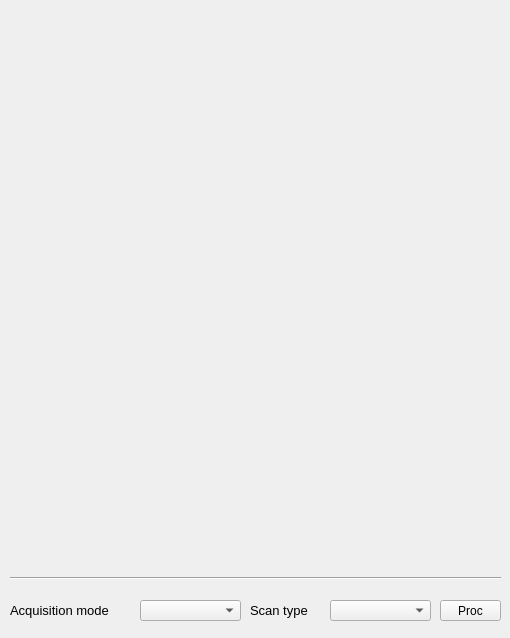
<?xml version="1.0" encoding="UTF-8"?>
<ui version="4.0">
 <class>TBTSYNTH</class>
 <widget class="QMainWindow" name="TBTSYNTH">
  <property name="geometry">
   <rect>
    <x>0</x>
    <y>0</y>
    <width>510</width>
    <height>638</height>
   </rect>
  </property>
  <property name="windowTitle">
   <string>Turn-by-Turn Synthetic</string>
  </property>
  <property name="Title" stdset="0">
   <string>FFT on TBT DDC on: $(BPM)</string>
  </property>
  <widget class="QWidget" name="centralwidget">
   <widget class="caCartesianPlot" name="tbtddcsynth_x">
    <property name="geometry">
     <rect>
      <x>9</x>
      <y>9</y>
      <width>491</width>
      <height>275</height>
     </rect>
    </property>
    <property name="font">
     <font>
      <family>Sans</family>
      <pointsize>8</pointsize>
     </font>
    </property>
    <property name="Title" stdset="0">
     <string notr="true">FFT on horizontal position</string>
    </property>
    <property name="TitleX">
     <string notr="true">Frequency [Hz]</string>
    </property>
    <property name="TitleY">
     <string notr="true"/>
    </property>
    <property name="channels_1" stdset="0">
     <string notr="true">$(BPM):fft.Freq;$(BPM):fft.Amp(X)</string>
    </property>
    <property name="Style_1">
     <enum>caCartesianPlot::Lines</enum>
    </property>
    <property name="symbol_1">
     <enum>caCartesianPlot::Star1</enum>
    </property>
    <property name="color_1">
     <color>
      <red>255</red>
      <green>0</green>
      <blue>0</blue>
     </color>
    </property>
    <property name="channels_2" stdset="0">
     <string notr="true">$(BPM):fft.Freq;$(BPM):fft.Ph(X)</string>
    </property>
    <property name="color_2">
     <color>
      <red>255</red>
      <green>211</green>
      <blue>78</blue>
     </color>
    </property>
    <property name="plotMode">
     <enum>caCartesianPlot::PlotNPointsAndStop</enum>
    </property>
    <property name="countNumOrChannel" stdset="0">
     <string notr="true"/>
    </property>
    <property name="triggerChannel" stdset="0">
     <string notr="true"/>
    </property>
    <property name="foreground">
     <color alpha="0">
      <red>255</red>
      <green>255</green>
      <blue>255</blue>
     </color>
    </property>
    <property name="gridColor">
     <color>
      <red>0</red>
      <green>0</green>
      <blue>0</blue>
     </color>
    </property>
    <property name="XaxisScaling" stdset="0">
     <enum>caCartesianPlot::Auto</enum>
    </property>
    <property name="XaxisLimits">
     <string>0;100</string>
    </property>
    <property name="YaxisLimits">
     <string>-1000000;-900000</string>
    </property>
   </widget>
   <widget class="Line" name="line">
    <property name="geometry">
     <rect>
      <x>10</x>
      <y>570</y>
      <width>491</width>
      <height>16</height>
     </rect>
    </property>
    <property name="orientation">
     <enum>Qt::Horizontal</enum>
    </property>
   </widget>
   <widget class="caCartesianPlot" name="tbtddcsynth_y">
    <property name="geometry">
     <rect>
      <x>9</x>
      <y>290</y>
      <width>491</width>
      <height>275</height>
     </rect>
    </property>
    <property name="font">
     <font>
      <family>Sans</family>
      <pointsize>8</pointsize>
     </font>
    </property>
    <property name="Title" stdset="0">
     <string notr="true">FFT on vertical position</string>
    </property>
    <property name="TitleX">
     <string notr="true">Frequency [Hz]</string>
    </property>
    <property name="TitleY">
     <string notr="true"/>
    </property>
    <property name="channels_1" stdset="0">
     <string notr="true">$(BPM):fft.Freq;$(BPM):fft.Amp(Y)</string>
    </property>
    <property name="Style_1">
     <enum>caCartesianPlot::Lines</enum>
    </property>
    <property name="symbol_1">
     <enum>caCartesianPlot::Star1</enum>
    </property>
    <property name="color_1">
     <color>
      <red>33</red>
      <green>0</green>
      <blue>255</blue>
     </color>
    </property>
    <property name="channels_2" stdset="0">
     <string notr="true">$(BPM):fft.Freq;$(BPM):fft.Ph(Y)</string>
    </property>
    <property name="symbol_2">
     <enum>caCartesianPlot::Star2</enum>
    </property>
    <property name="color_2">
     <color>
      <red>161</red>
      <green>255</green>
      <blue>61</blue>
     </color>
    </property>
    <property name="plotMode">
     <enum>caCartesianPlot::PlotNPointsAndStop</enum>
    </property>
    <property name="countNumOrChannel" stdset="0">
     <string notr="true"/>
    </property>
    <property name="triggerChannel" stdset="0">
     <string notr="true"/>
    </property>
    <property name="foreground">
     <color alpha="0">
      <red>255</red>
      <green>255</green>
      <blue>255</blue>
     </color>
    </property>
    <property name="gridColor">
     <color>
      <red>0</red>
      <green>0</green>
      <blue>0</blue>
     </color>
    </property>
    <property name="XaxisScaling" stdset="0">
     <enum>caCartesianPlot::Auto</enum>
    </property>
    <property name="XaxisLimits">
     <string>0;100</string>
    </property>
    <property name="YaxisLimits">
     <string>-1000000;-900000</string>
    </property>
   </widget>
   <widget class="QLabel" name="label_20">
    <property name="geometry">
     <rect>
      <x>250</x>
      <y>600</y>
      <width>81</width>
      <height>20</height>
     </rect>
    </property>
    <property name="font">
     <font>
      <pointsize>10</pointsize>
     </font>
    </property>
    <property name="styleSheet">
     <string notr="true">color: rgb(0, 0, 0);</string>
    </property>
    <property name="text">
     <string>Scan type</string>
    </property>
   </widget>
   <widget class="QLabel" name="label_22">
    <property name="geometry">
     <rect>
      <x>10</x>
      <y>600</y>
      <width>131</width>
      <height>20</height>
     </rect>
    </property>
    <property name="font">
     <font>
      <pointsize>10</pointsize>
     </font>
    </property>
    <property name="styleSheet">
     <string notr="true">color: rgb(0, 0, 0);</string>
    </property>
    <property name="text">
     <string>Acquisition mode</string>
    </property>
   </widget>
   <widget class="caMenu" name="tbtddcsynth_acqm">
    <property name="geometry">
     <rect>
      <x>140</x>
      <y>600</y>
      <width>101</width>
      <height>21</height>
     </rect>
    </property>
    <property name="font">
     <font>
      <family>Sans</family>
      <pointsize>8</pointsize>
     </font>
    </property>
    <property name="channel" stdset="0">
     <string notr="true">$(BPM):fft.ACQM</string>
    </property>
   </widget>
   <widget class="caMenu" name="tbtddcsynth_scan">
    <property name="geometry">
     <rect>
      <x>330</x>
      <y>600</y>
      <width>101</width>
      <height>21</height>
     </rect>
    </property>
    <property name="font">
     <font>
      <family>Sans</family>
      <pointsize>8</pointsize>
     </font>
    </property>
    <property name="channel" stdset="0">
     <string notr="true">$(BPM):fft.SCAN</string>
    </property>
   </widget>
   <widget class="caMessageButton" name="camessagebutton">
    <property name="geometry">
     <rect>
      <x>440</x>
      <y>600</y>
      <width>61</width>
      <height>21</height>
     </rect>
    </property>
    <property name="text">
     <string>Proc</string>
    </property>
    <property name="flat">
     <bool>false</bool>
    </property>
    <property name="fontScaleMode">
     <enum>EPushButton::WidthAndHeight</enum>
    </property>
    <property name="channel" stdset="0">
     <string notr="true">$(BPM):fft.PROC</string>
    </property>
    <property name="background">
     <color>
      <red>254</red>
      <green>217</green>
      <blue>188</blue>
     </color>
    </property>
    <property name="pressMessage">
     <string notr="true">1</string>
    </property>
   </widget>
  </widget>
 </widget>
 <customwidgets>
  <customwidget>
   <class>QwtPlot</class>
   <extends>QFrame</extends>
   <header>qwt_plot.h</header>
  </customwidget>
  <customwidget>
   <class>caMenu</class>
   <extends>QComboBox</extends>
   <header>caMenu</header>
  </customwidget>
  <customwidget>
   <class>caMessageButton</class>
   <extends>QPushButton</extends>
   <header>caMessageButton</header>
  </customwidget>
  <customwidget>
   <class>caCartesianPlot</class>
   <extends>QwtPlot</extends>
   <header>caCartesianPlot</header>
  </customwidget>
 </customwidgets>
 <resources/>
 <connections/>
</ui>
